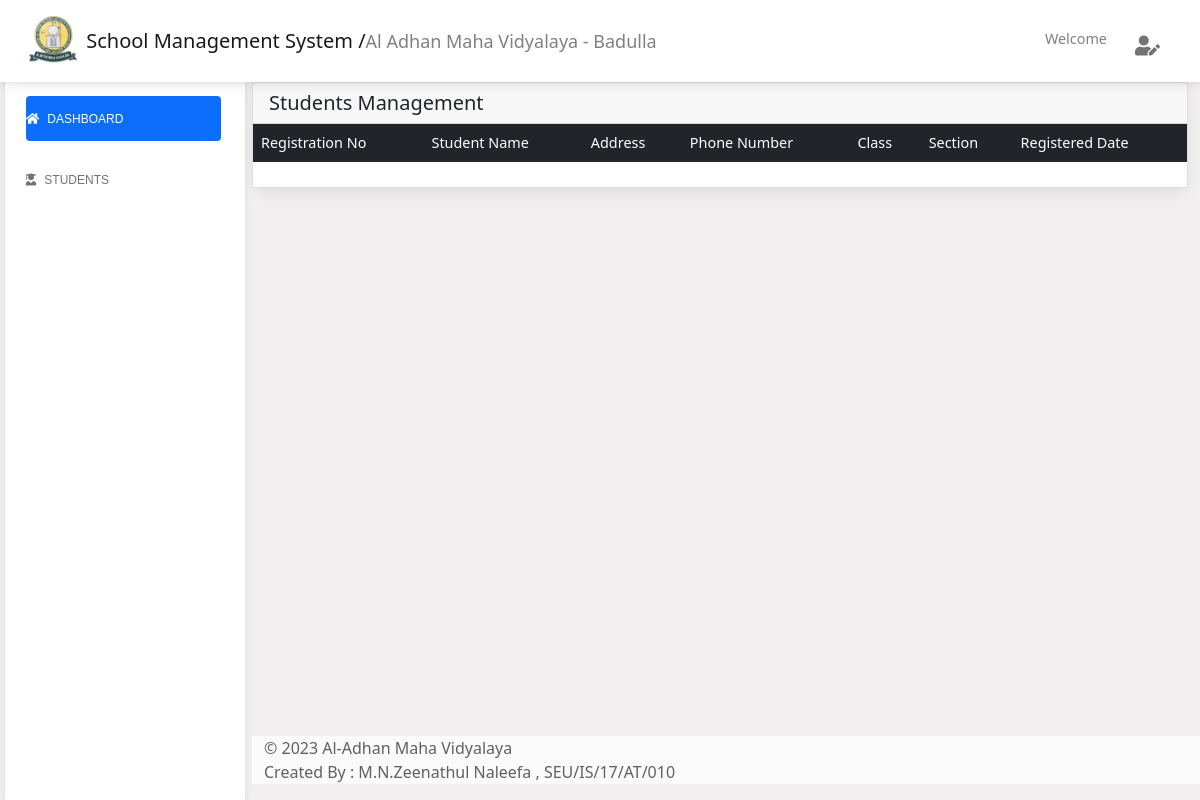
The app's page /admin/student.php (signed in), older data.
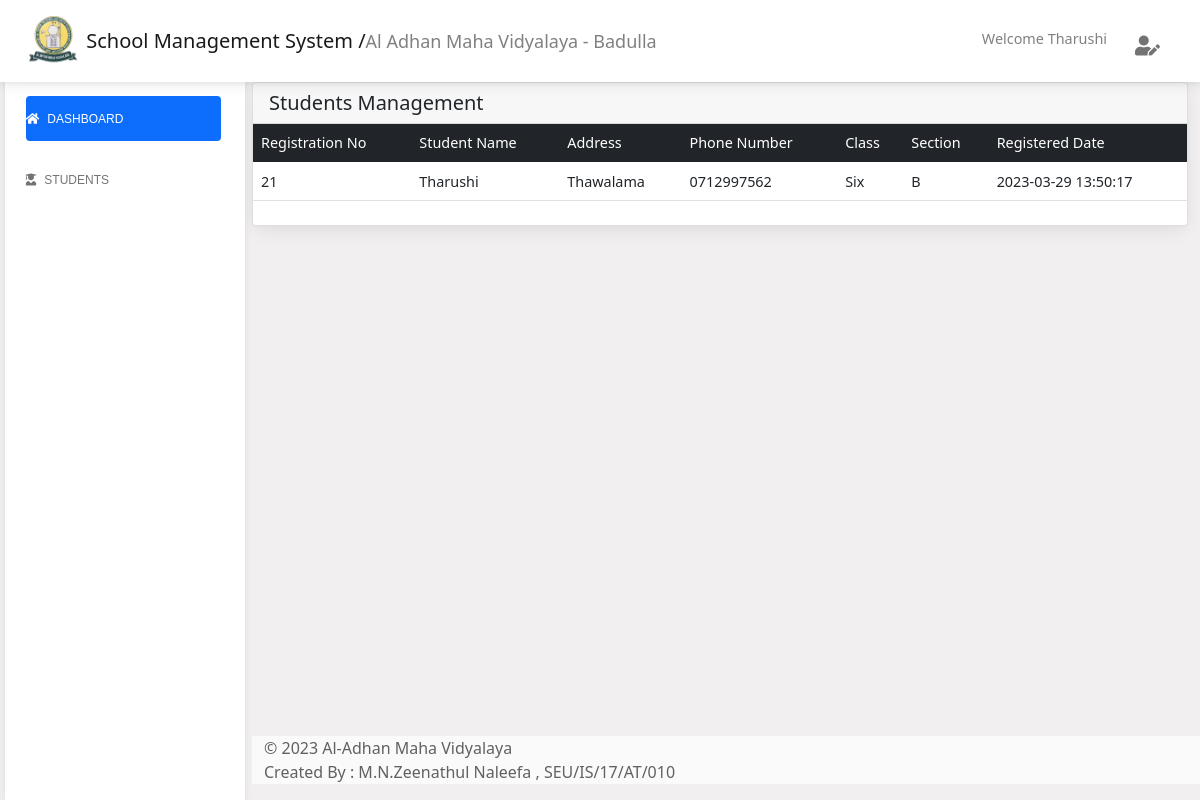
The same page, newer data.
### tables this page shows
CREATE TABLE `student` (
  `reg_no` int(11) NOT NULL,
  `std_name` varchar(255) NOT NULL,
  `std_address` varchar(255) NOT NULL,
  `std_phone` varchar(10) NOT NULL,
  `std_uname` varchar(255) NOT NULL,
  `cls_id` int(11) NOT NULL,
  `sec_id` int(255) NOT NULL,
  `std_pass` varchar(8) NOT NULL,
  `reg_date` datetime NOT NULL,
  `is_deleted` int(2) NOT NULL
);

CREATE TABLE `class` (
  `cls_id` int(255) NOT NULL,
  `cls_name` varchar(255) NOT NULL,
  `is_deleted` int(2) NOT NULL
);

CREATE TABLE `section` (
  `sec_id` int(255) NOT NULL,
  `cls_id` varchar(255) NOT NULL,
  `sec_name` varchar(255) NOT NULL,
  `is_assigned` int(2) NOT NULL,
  `is_deleted` int(2) NOT NULL
);

### server/include/common.php (called while the page is built, shortened)
<?php
    function getSecById($sec_id){
        include 'connection.php';
        $q1= "SELECT * FROM section WHERE sec_id='$sec_id' AND is_deleted='0'";
        return mysqli_query($con,$q1);
    }
    function getClassbyID($cls_id){
        include 'connection.php';
        $viewcls = "SELECT * FROM class WHERE cls_id='$cls_id' AND is_deleted='0'";
        return mysqli_query($con,$viewcls);
    }
    function getStuById($std_id){
        include 'connection.php';
        $q1= "SELECT * FROM student WHERE reg_no='$std_id' AND is_deleted='0'";
        return mysqli_query($con,$q1);
    }
?>

### admin/student.php (the view, shortened to what the changed rows need)
<?php include 'pages/header.php';
session_start();?>
<main class="main-content position-relative max-height-vh-100 h-100 mt-1 border-radius-lg ">
    <?php include 'navbar.php'; ?>
    <div class="container-fluid py-4">
        <div class="col-12">
            <div class="card mb-4">
                <div class="card-body px-0 pt-0 pb-2">
                    <div class="table-responsive p-0">
                        <table class="table">
                            <thead class="table-dark" style="width: 100%;">
                                <tr>
                                    <th>Registration No</th>
                                    <th>Student Name</th>
                                    <th>Address</th>
                                    <th>Phone Number</th>
                                    <th>Class</th>
                                    <th>Section</th>
                                    <th>Registered Date</th>
                                </tr>
                            </thead>
                            <tbody>
                                <?php
                                    if (isset($_SESSION['student'])) {
                                        $getstd = getStuById($_SESSION['student']);
                                    }else{
                                        $getstd = fetchStudent();
                                    }
                                    while ($row = mysqli_fetch_assoc($getstd)) {
                                        $id = $row['reg_no'];
                                        $name = $row['std_name'];
                                        $address = $row['std_address'];
                                        $phone = $row['std_phone'];
                                        $cls_id = $row['cls_id'];
                                        $sec_id = $row['sec_id'];
                                        $regdate = $row['reg_date'];
                                ?>
                                <tr>
                                    <td><?php echo $id; ?></td>
                                    <td><?php echo $name; ?></td>
                                    <td><?php echo $address; ?></td>
                                    <td><?php echo $phone; ?></td>
                                    <?php
                                            $cls = getClassbyID($cls_id);
                                            while($row1 = mysqli_fetch_assoc($cls)){
                                                $cls_name = $row1['cls_name'];
                                        ?>
                                    <td><?php echo $cls_name; ?></td>
                                    <?php } ?>
                                    <?php
                                            $sec = getSecById($sec_id);
                                            while($row2 = mysqli_fetch_assoc($sec)){
                                                $sec_name = $row2['sec_name'];
                                        ?>
                                    <td><?php echo $sec_name; ?></td>
                                    <?php } ?>
                                    <td><?php echo $regdate; ?></td>
                                </tr>
                                <?php } ?>
                            </tbody>
                        </table>
                    </div>
                </div>
            </div>
        </div>
        <?php include 'pages/footer.php'; ?>
    </div>
</main>
</body>
</html>

### admin/navbar.php (shortened to what the changed rows need)
<header>
    <nav id="main-navbar" class="navbar navbar-expand-lg navbar-light bg-white fixed-top">
        <div class="container-fluid">
            <ul class="navbar-nav ms-auto d-flex flex-row" style="margin-right: 20px;">
                <?php
                    if (isset($_SESSION['teacher'])) {
                        $r1 = fetchAll($_SESSION['teacher']);
                        $row1 = mysqli_fetch_assoc($r1) ; ?>
                <span style="color: gray; font-size: 0.9em;">Welcome <?php echo $row1['t_name']; ?> </span>
                <?php }else if(isset($_SESSION['admin'])){ ?>
                <span style="color: gray; font-size: 0.9em;">Welcome Admin </span>
                <?php }else if(isset($_SESSION['student'])){
                    $r1 = getStuById($_SESSION['student']);
                    $row1 = mysqli_fetch_assoc($r1) ; ?>
                    <span style="color: gray; font-size: 0.9em;">Welcome <?php echo $row1['std_name']; ?> </span>
                <?php } ?>
                <li class="nav-item dropdown" style="margin-left: 20px;">
                    <a class="nav-link dropdown-toggle hidden-arrow d-flex align-items-center" href="#"
                        id="navbarDropdownMenuLink" role="button" data-mdb-toggle="dropdown" aria-expanded="false">
                    </a>
                </li>
            </ul>
        </div>
    </nav>
</header>

Row changes from the older to the newer data that the page shows:
now on this page (row edited): student: std_name "Tharushi", reg_no "21", std_address "Thawalama", std_phone "0712997562", reg_date "2023-03-29 13:50:17"
added class: cls_name "Six"
added section: sec_name "B"
